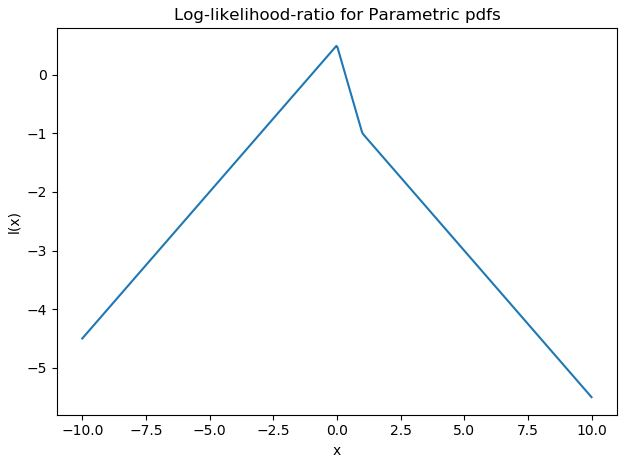

Write the Python code that produced this figure.
import numpy as np
import matplotlib.pyplot as plt

"""
Generate a plot of the log-likelihood-ratio function for the case a_1=0, b_1=1
    and a_2=1, b_2=2. Label axes l(x) and x, include a title and caption.
"""

a = [0, 1]
b = [1, 2]

def llr(x):
    term1 = -np.abs(x-a[0]) / b[0]
    term2 = np.abs(x-a[1]) / b[1]
    l = term1 + term2
    return l

x = np.linspace(-10, 10, 500)
fig = plt.figure()
plt.title('Log-likelihood-ratio for Parametric pdfs')
plt.xlabel('x')
plt.ylabel('l(x)')
plt.plot(x, llr(x))
plt.show()
